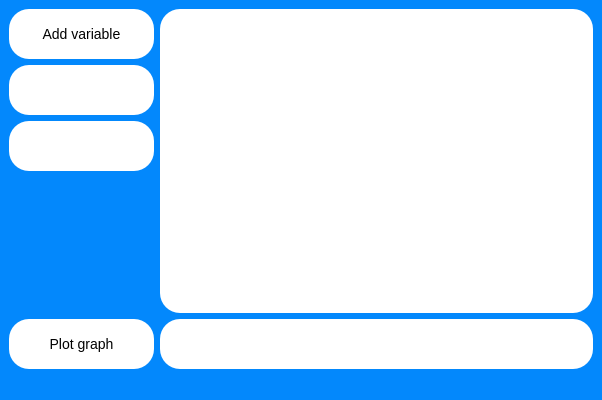
<?xml version="1.0" encoding="UTF-8"?>
<ui version="4.0">
 <class>GraphWindow</class>
 <widget class="QMainWindow" name="GraphWindow">
  <property name="geometry">
   <rect>
    <x>0</x>
    <y>0</y>
    <width>602</width>
    <height>400</height>
   </rect>
  </property>
  <property name="windowTitle">
   <string>Graph plotter</string>
  </property>
  <property name="styleSheet">
   <string notr="true">/*General Styling*/

* {
	font: 10pt &quot;Roboto&quot;;
    font-size: 14px;
	line-height: 20px;
	background-color: #0388fc;
	color: #000000;
}

/* Text box styling*/

QTextBrowser {
	border: none;
	padding-left:10px; 
	padding-top:10px;
	background-color: #FFFFFF;
	border-radius: 20px;
}

/* Line edit styling */
QLineEdit {
	border: 10px;
	border-color: #fc7303;
	padding-left:10px; 
	background-color: #FFFFFF;
	border-radius: 20px;
}
QLineEdit::hover {
	border: 5px solid;
	border-color: #fc7303;
}

/* Label styling */
QLabel {
	border: none;
	border-radius: 20px;
	padding-left:10px; 
	background-color: #FFFFFF;
	color: #fc7303;
	font-size: 30px;
}

/* Scroll bar */
QScrollBar
{
	width: 20px;
	border:none;
    border-radius: 10px;
    background: #ffffff;
}
QScrollBar::add-page, QScrollBar::sub-page 
{
	background-color: #ffffff;
}
QScrollBar::add-line, QScrollBar::sub-line 
{
	background-color: #ffffff;
}
QScrollBar::handle
{
	background-color: #fc7303;
	min-height: 30px;
	border-radius: 10px;
	border:none;
}
QScrollBar::up-arrow
{
	background: none;
}
QScrollBar::down-arrow
{
	background: none;
}

/* Button styling */
QPushButton {
	background-color: #ffffff;
	border-radius: 20px;
}
QPushButton::hover {
	border: 5px solid;
	border-color: #fc7303;
}
QPushButton::pressed {
	background-color: #fc7303;
	color: #ffffff;
}
</string>
  </property>
  <widget class="QWidget" name="centralwidget">
   <layout class="QGridLayout" name="gridLayout_2">
    <item row="2" column="0">
     <layout class="QGridLayout" name="gridLayout" columnstretch="1,3">
      <item row="1" column="0">
       <widget class="QPushButton" name="add_variable">
        <property name="minimumSize">
         <size>
          <width>0</width>
          <height>50</height>
         </size>
        </property>
        <property name="text">
         <string>Add variable</string>
        </property>
       </widget>
      </item>
      <item row="2" column="0">
       <widget class="QLineEdit" name="x_variable">
        <property name="minimumSize">
         <size>
          <width>0</width>
          <height>50</height>
         </size>
        </property>
       </widget>
      </item>
      <item row="8" column="1">
       <widget class="QLabel" name="label">
        <property name="minimumSize">
         <size>
          <width>0</width>
          <height>50</height>
         </size>
        </property>
        <property name="text">
         <string/>
        </property>
       </widget>
      </item>
      <item row="8" column="0">
       <widget class="QPushButton" name="plot_graph">
        <property name="minimumSize">
         <size>
          <width>0</width>
          <height>50</height>
         </size>
        </property>
        <property name="text">
         <string>Plot graph</string>
        </property>
       </widget>
      </item>
      <item row="3" column="0">
       <widget class="QLineEdit" name="y_variable">
        <property name="minimumSize">
         <size>
          <width>0</width>
          <height>50</height>
         </size>
        </property>
       </widget>
      </item>
      <item row="4" column="0">
       <spacer name="verticalSpacer">
        <property name="orientation">
         <enum>Qt::Vertical</enum>
        </property>
        <property name="sizeHint" stdset="0">
         <size>
          <width>20</width>
          <height>40</height>
         </size>
        </property>
       </spacer>
      </item>
      <item row="1" column="1" rowspan="4">
       <widget class="QTextBrowser" name="data">
        <property name="maximumSize">
         <size>
          <width>16777213</width>
          <height>16777215</height>
         </size>
        </property>
       </widget>
      </item>
     </layout>
    </item>
   </layout>
  </widget>
  <widget class="QStatusBar" name="statusbar"/>
 </widget>
 <resources/>
 <connections/>
</ui>
